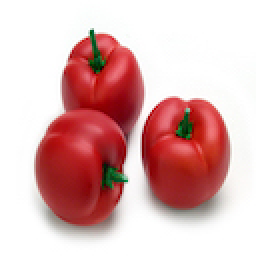
#> input picture train/acerolas/1.jpg, 128 x 128 px, found by its file name (shown 2 times larger); its folder holds 3 pictures in this run
$ python train.py
#> lines starting #> are read from the running program, lines starting #| are printed output that depends on the picture
#!/usr/bin/env python3
# -*- coding: utf-8 -*-
"""
Created on Sun Apr 17 03:14:06 2022

@author: vijaykrishna
"""


""" Reference from
https://github.com/bnsreenu/python_for_microscopists/blob/master/069a-Train_BOVW_V1.0.py
"""

"""
All images resized to 128 x 128
Images used for test are completely different that the ones used for training.
Used fruits dataset used in the assignment(FIDS 30 dataset)
4 images for testing, each of acerolas, guava, cantaloupe (4 x 3)
18 images for training, each of acerolas, guava, cantaloupe (18 x 3)
"""


import cv2
import numpy as np
import os

# extracting the training classes and storing them in a list
# Here we use folder names for class names
#(so we get the names of the labels as that of the folder names)

# Names are acerola, guava, cantaloupe (selected 3 fruits from the FIDS30 dataset)
train_image_path = '/Users/vijaykrishna/ML mini/train'
training_names = os.listdir(train_image_path)
# os.listdir() gives the list of all files in the path
# Get path to all images and save them in a list (Image_paths)
# for each image storing the class names of the image
#(Image class names are given as the folder names using 'os' package)
image_paths = []
image_classes = []
class_id = 0

# we define a function to list all names
def imglist(path):
    return [os.path.join(path, f) for f in os.listdir(path)]

# Fill the image_paths and image_classes and also add class ID number

for training_name in training_names:
    dir = os.path.join(train_image_path, training_name)
    class_path = imglist(dir)
    image_paths+=class_path
    image_classes+=[class_id]*len(class_path)
    class_id+=1
# for each image we extract the key points using cv2 package and then store them in a numpy array
# Create feature extraction and keypoint detector objects
# Create List where all the descriptors will be stored
des_list = []

# BRISK is used to perform feature based image segmentation using open cv2 function
# ORB also might work
# key point features are retrieved by the function brisk.detectAndCompute and creating a list to store the values
brisk = cv2.BRISK_create(30)

for image_path in image_paths:
    im = cv2.imread(image_path)
#> im is the input picture: shape (128, 128, 3); mean B, G, R 178.7, 179.3, 220.8
    kpts, des = brisk.detectAndCompute(im, None)
#> kpts = 70 keypoints; strongest (x, y, size): (63, 90, 12), (31, 55, 15.3), (86, 48, 26.3), (62, 90, 21.8)
    des_list.append((image_path, des))
# data generated by the detectAndCompute function is converted into a numpy array
# Stack all the descriptors vertically in a numpy array
descriptors = des_list[0][1]
for image_path, descriptor in des_list[1:]:
    descriptors = np.vstack((descriptors, descriptor))

#kmeans works only on float, so converting integers to float
descriptors_float = descriptors.astype(float)
# k-means clustering tries to group similar kind of items in the form of clusters
#and also it finds the similarities between items and groups them into clusters
# collection of data points aggregated together because of similarities
# reference https://docs.scipy.org/doc/scipy/reference/generated/scipy.cluster.vq.kmeans.html
# Performing k-means clustering and vector quantization (vq)
from scipy.cluster.vq import kmeans, vq

k = 200  #k means with 100 clusters gives lower accuracy for the considered fruits datasets
voc, variance = kmeans(descriptors_float, k, 1)
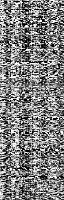
#> voc: shape (200, 64) float64; min 0, max 255, mean 127.1
# 'voc' vocabulary is nothing but the total features of the image
# Calculate the histogram of features and represent them as vector
#vq Assigns codes from a code book to observations.
im_features = np.zeros((len(image_paths), k), "float32")
for i in range(len(image_paths)):
    words, distance = vq(des_list[i][1],voc)
    for w in words:
        im_features[i][w] += 1

# Perform Tf-Idf vectorization
nbr_occurences = np.sum( (im_features > 0) * 1, axis = 0)
idf = np.array(np.log((1.0*len(image_paths)+1) / (1.0*nbr_occurences + 1)), 'float32')

# Scaling the words
#Standardize features by removing the mean and scaling to unit variance
#In a way normalization
from sklearn.preprocessing import StandardScaler
stdSlr = StandardScaler().fit(im_features)
im_features = stdSlr.transform(im_features)

#Train an algorithm to discriminate vectors corresponding to positive and negative training images
# Train the Linear SVM
#from sklearn.svm import LinearSVC
#clf = LinearSVC(max_iter=1000)  #Default of 100 is not effective as the output is not converging
#clf.fit(im_features, np.array(image_classes))

#Train Random forest to compare how it does against SVM
from sklearn.ensemble import RandomForestClassifier
clf = RandomForestClassifier(n_estimators = 1000, random_state=30)
clf.fit(im_features, np.array(image_classes))


# Save the SVM and RFC to be used in the validation stage
#We use the joblib package and dump the objects into a pickle file
# pickle allows the objects to be serialized to files on disk
# the pickle files generated can be deserialized back into the program while runtime
#Joblib dumps Python object into one file
import joblib
joblib.dump((clf, training_names, stdSlr, k, voc), "bovw.pkl", compress=3)

# increasing the k-means clustering values increases the accuracy.
